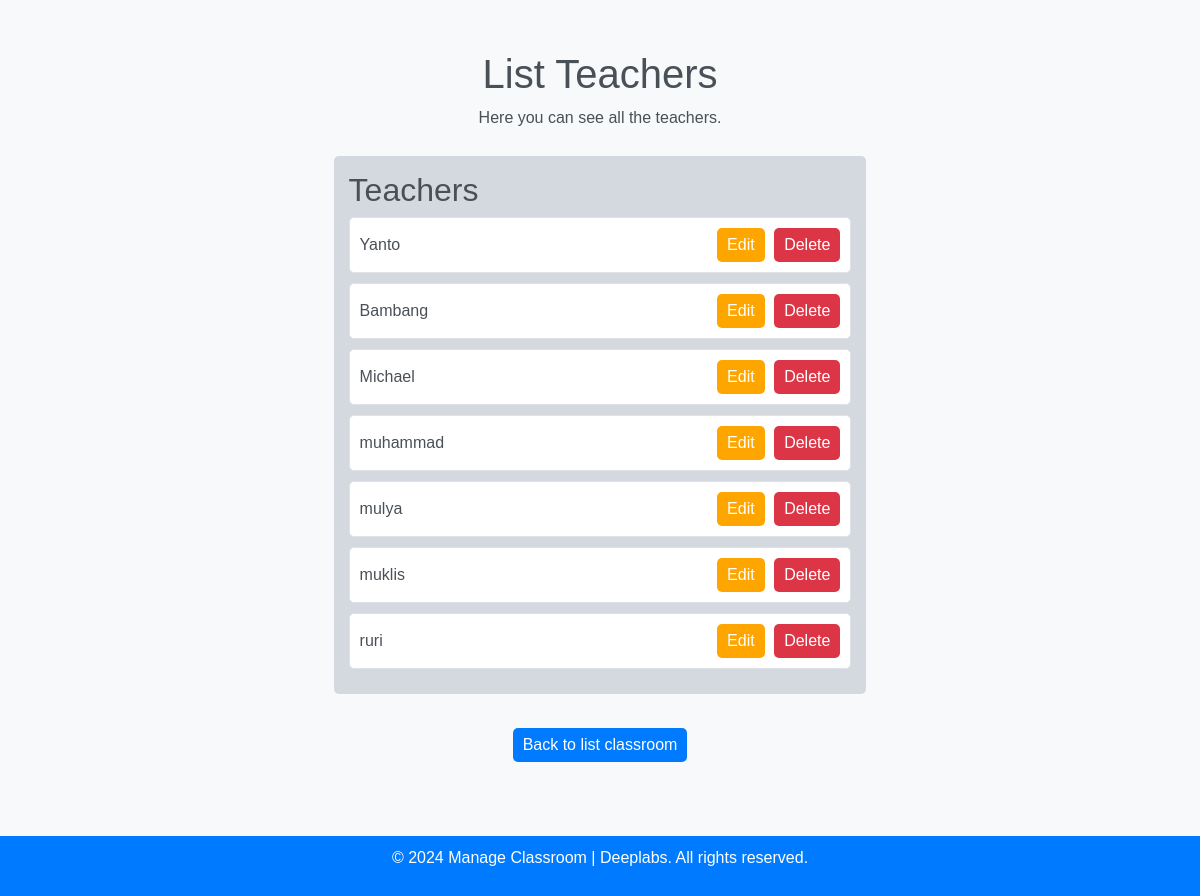
Page /teacher_list/ on the earlier database version.
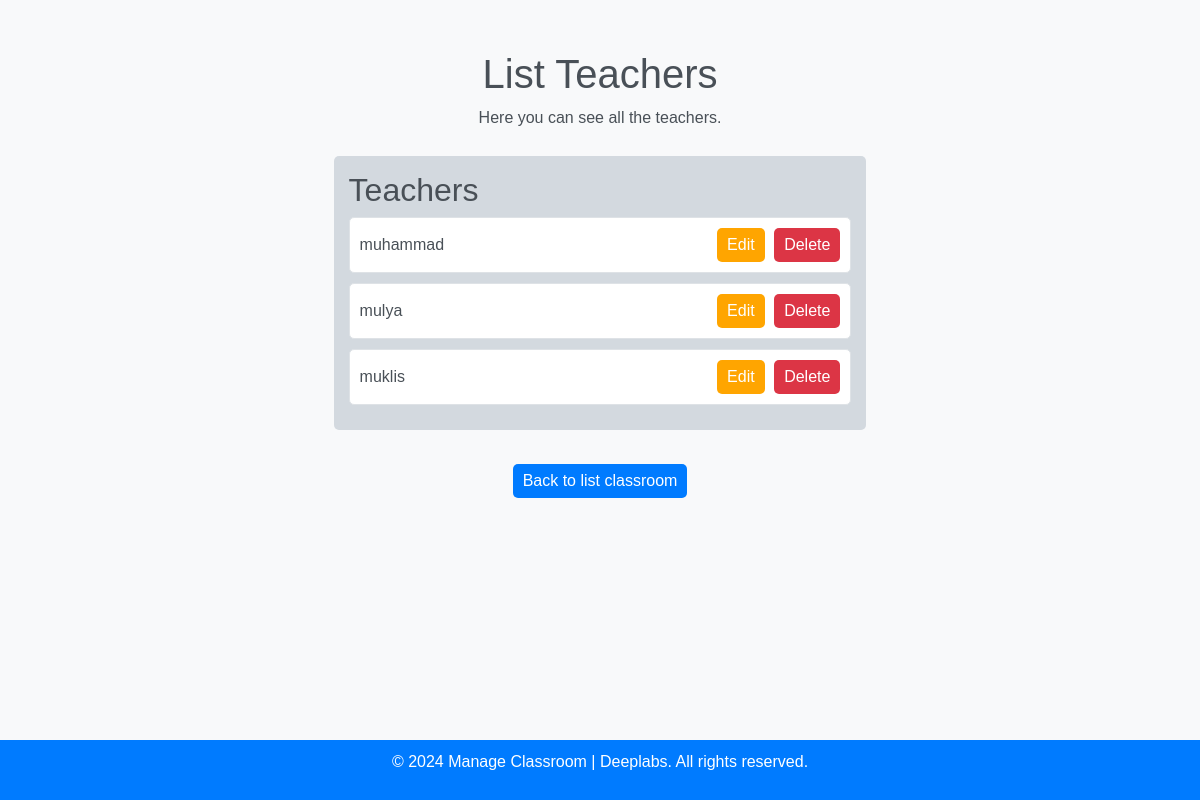
Same page on the later database version.
### manage_classroom/models.py (models this page shows, shortened)
class Teacher(models.Model):
    name = models.CharField(max_length=100)
    email = models.EmailField(unique=True)

### manage_classroom/views.py (the view)
# urls.py: path('teacher_list/', teacher_list, name='teacher_list'),
def teacher_list(request):
    teachers = Teacher.objects.all()
    return render(request, 'teacher_list.html', {'teachers': teachers})

### app/templates/teacher_list.html (shortened to what this page needs)
<!DOCTYPE html>
<html lang="en">
<head>
    {% load static %}
    <link rel="stylesheet" href="https://stackpath.bootstrapcdn.com/bootstrap/4.3.1/css/bootstrap.min.css"
>
</head>
<body>
<main class="main">
    <section class="feature">
        <div class="container">
            <div class="row align-items-center">
                <div class="col-md-12">
                    <div class="feature-content">
                        <h1>List Teachers</h1>
                        <p>Here you can see all the teachers.</p>
                        <div class="teacher-students">
                            <div class="teacher-info">
                                <h2>Teachers</h2>
                                {% for teacher in teachers %}
                                <div class="teacher-item text-right">
                                    {{ teacher.name }}
                                    <div class="teacher-item__actions">
                                        <a href="{% url 'edit_teacher' teacher.id %}"
                                           class="btn btn-primary btn-edit">
                                             Edit
                                        </a>
                                        <a href="{% url 'delete_teacher' teacher.id %}"
                                           class="btn btn-danger btn-delete" style="margin-left: 5px;">
                                             Delete
                                        </a>
                                    </div>
                                </div>
                                {% endfor %}
                            </div>
                        </div>
                        <br>
                        <div class="add-classroom-btn">
                            <a href="{% url 'home' %}" class="btn btn-kembali">Back to list classroom</a>
                        </div>
                    </div>
                </div>
            </div>
        </div>
    </section>
</main>
<footer class="mt-4">
    <div class="container">
        <p>&copy; 2024 Manage Classroom | Deeplabs. All rights reserved.</p>
    </div>
</footer>
</body>
</html>

### app/templates/teacher_list.html (style rules this page uses)
body { font-family: 'Arial', sans-serif; background-color: #f8f9fa; margin: 0; padding: 0; color: #495057; display: flex; flex-direction: column; min-height: 100vh; animation: changeBackground 10s infinite; }
main { flex: 1; padding: 50px 0; }
.feature-content { text-align: center; }
.teacher-students { display: flex; justify-content: space-around; align-items: flex-start; flex-wrap: wrap; }
.teacher-info, .students-list { width: 48%; margin: 10px 0; background-color: #d3d9df; padding: 15px; border-radius: 5px; text-align: left; }
.teacher-info { margin-right: 0; }
.teacher-item { border: 1px solid #dee2e6; margin-bottom: 10px; padding: 10px; border-radius: 5px; background-color: #ffffff; display: flex; align-items: center; }
.btn-kembali { background-color: #007bff; color: white; padding: 5px 10px; border: none; border-radius: 5px; cursor: pointer; text-decoration: none; }
.btn-primary { background-color: #FFA500; color: white; padding: 5px 10px; border: none; border-radius: 5px; cursor: pointer; text-decoration: none; }
.btn-danger { background-color: #dc3545; color: white; padding: 5px 10px; border: none; border-radius: 5px; cursor: pointer; text-decoration: none; }
.teacher-item__actions { margin-left: auto; }
footer { background-color: #007bff; color: white; padding: 10px 0; text-align: center; width: 100%; margin-top: auto; }

Differences in the rows shown:
removed Teacher: name "Yanto"
removed Teacher: name "Bambang"
removed Teacher: name "Michael"
removed Teacher: name "ruri"
